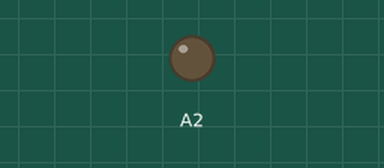
Bench run of a program on a simulated Arduino Uno, built with avr-gcc and run on an emulated ATmega328P. Shown: output pins drawn as LEDs (lit = HIGH).

Above: at 0.8 s.
At 2.85 s:
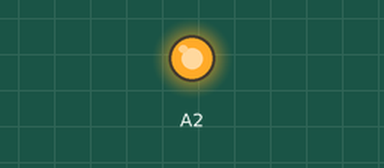
Timing chart, 0 to 3.1 s (numbered marks = the images above):
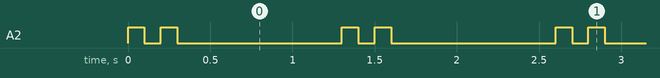

The program:

main.cpp
```cpp
/*
Mysensors Sensebender micro blink example
*/

#include <Arduino.h>

// the setup function runs once when you press reset or power the board
void setup() {
  // initialize digital pin as an output.
  pinMode(A2, OUTPUT);
}

// the loop function runs over and over again forever
void loop() {
  digitalWrite(A2, HIGH);  // turn the LED on (HIGH is the voltage level)
  delay(100);              // wait for 0.1 sec
  digitalWrite(A2, LOW);   // turn the LED off by making the voltage LOW
  delay(100);              // wait for 0.1 sec
  digitalWrite(A2, HIGH);  // turn the LED on (HIGH is the voltage level)
  delay(100);              // wait for 0.1 sec
  digitalWrite(A2, LOW);   // turn the LED off by making the voltage LOW
  delay(1000);             // wait for a second
}
```

Measured:
- by itself, A2: repeats every 1.3 s: LOW 0.10 s, HIGH 0.10 s, LOW 1.0 s, HIGH 0.10 s
- by itself, everything shown: repeats every 1.3 s, in 4 steps
